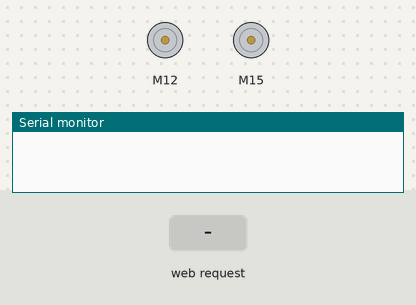
Bench run of a sketch on a simulated ESP8266 (NodeMCU). Shown: 2 × DC motor (green arrow = forward, orange = backward, longer = faster), the last lines printed to the serial monitor. The test bench sets the inputs (shaded band). WiFi joins after 1.5 s; servers stay silent unless stated.

Above: at 2.7 s.
2.8 s: HTTP request GET /START received
At 7.3 s:
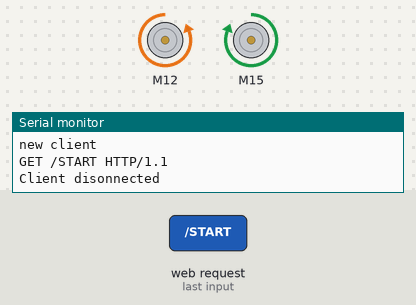
At 10.8 s:
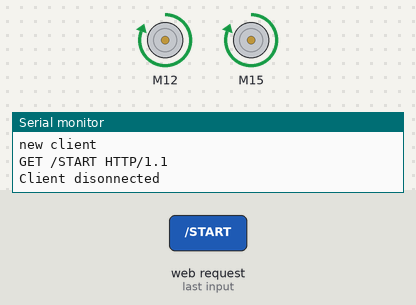
Timing chart, 0 to 16.4 s (numbered marks = the images above; inputs shaded):
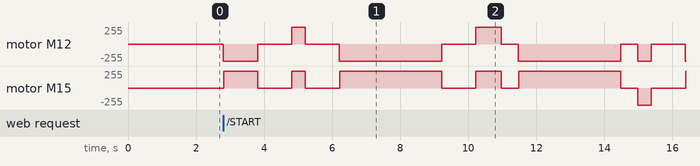

Measured:
- after the input at 2.8 s, motor M12: stopped → backward 255/255 at once, → stopped 1.0 s later, → forward 255/255 1.0 s later, → stopped 0.40 s later, … (13 changes in this stretch); motor M15: stopped → forward 255/255 at once, → stopped 1.0 s later, → forward 255/255 1.0 s later, → stopped 0.40 s later, … (13 changes in this stretch)

The sketch:

Robot.ino
```cpp
#include <L298N.h>
#include <ESP8266WiFi.h>


//pin definition
#define ENA 14
#define IN1 12
#define IN2 13
#define IN3 15
#define IN4 3
#define ENB 1

//create a motor instance
L298N motorSOL(ENA, IN1, IN2);
L298N motorSAG(ENB, IN3, IN4);

const char* ssid = "**YOUR-WIFI-SSID**";
const char* password = "**YOUR-WIFI-PASSWORD**";

//initial speed
unsigned short theSpeed = 255;
int basla = 0;

WiFiServer server(80);

void setup() {
  motorSOL.setSpeed(theSpeed);
  motorSAG.setSpeed(theSpeed);
  motorSOL.stop();
  motorSAG.stop();
WiFi.begin(ssid, password);
IPAddress ip(192,168,1,15);
IPAddress gateway(192,168,1,1);
IPAddress subnet(255,255,255,0);
WiFi.config(ip, gateway, subnet);
  while (WiFi.status() != WL_CONNECTED) {
    delay(500);
  }
server.begin();
}

void loop() {
  wifi();
  if (basla == 1){
    ileri();
 delay(1000);
 dur();
 delay(1000);
 sol();
 delay(1000);
 ileri();
 delay(3000);
 dur();
 delay(1000);
 tamtur();
 delay(750);
 dur();
 delay(500);
 ileri();
 delay(3000);
 dur();
 delay(500);
 sag();
 delay(1000);
 ileri();
 delay(1000);
 dur();
 delay(500);
 tamtur();
 delay(750);
 dur();
 basla = 0;
    }
}

void wifi(){
   WiFiClient client = server.available();
if (!client) {
return;
}

// client ın bir data gondermesini bekliyoruz
Serial.println("new client");
while(!client.available()){
delay(1);
}

// gelen istekleri okuyoruz
 String request = client.readStringUntil('\r');
Serial.println(request);
client.flush();

int value = LOW;
if (request.indexOf("/START") != -1) {
  basla = 1;
  client.println("HTTP/1.1 200 OK");
client.println("Content-Type: text/html");
client.println("");
client.println("<!DOCTYPE HTML>");
client.println("<html>");

client.print("OK");

delay(1);
client.println("</html>");
Serial.println("Client disonnected");
Serial.println("");
  }
else {
  client.println("HTTP/1.1 200 OK");
client.println("Content-Type: text/html");
client.println("");
client.println("<!DOCTYPE HTML>");
client.println("<html>");

client.print("Robot Suanda: ");

if(value == HIGH) {
client.print("ACIK");
} else {
client.print("KAPALI");
}
client.println("");
client.println("<a href=\"/START\"\"><button>BASLAT </button></a>");
client.println("</html>");

delay(1);
Serial.println("Client disonnected");
Serial.println("");
  }
}

void ileri(){
  motorSOL.backward();
  delay(10);
  motorSAG.forward();
}

void geri(){
  motorSOL.forward();
  motorSAG.backward();
}

void tamtur(){
  motorSOL.forward();
  motorSAG.forward();
  }

void sol(){
  motorSOL.forward();
  motorSAG.forward();
  delay(400);
  motorSOL.stop();
  motorSAG.stop();
  }

void sag(){
  motorSOL.backward();
  motorSAG.backward();
  delay(400);
  motorSOL.stop();
  motorSAG.stop();
  }
void dur(){
  motorSOL.stop();
  motorSAG.stop();
  }
```
